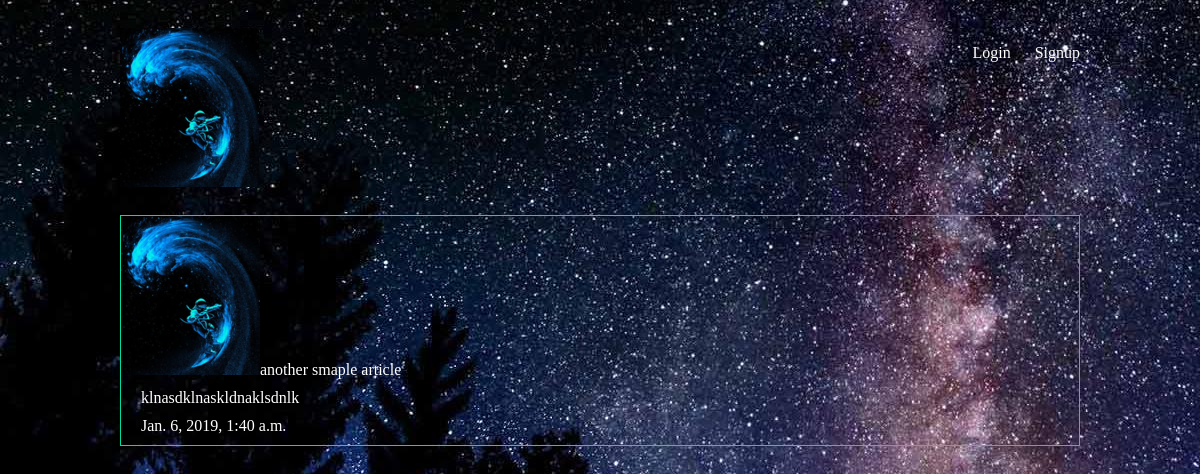
The page /articles/nlnasdlnasjdnajklsdn/ on the database its author committed.
### articles/models.py (models this page shows, shortened)
class Article(models.Model):
    title = models.CharField(max_length=100)
    slug = models.SlugField()
    body = models.TextField()
    date = models.DateTimeField(auto_now_add=True)
    thumb = models.ImageField(default='default.png', blank=True)
    author = models.ForeignKey(User, default=None, on_delete=models.PROTECT)

### articles/views.py (the view)
# urls.py: url(r'^(?P<slug>[\w-]+)/$', views.article_detail, name="detail"),
def article_detail(request, slug):
    article = Article.objects.get(slug=slug)
    return render(request, 'articles/article_detail.html', { 'article': article })

### articles/templates/articles/article_detail.html
{% extends 'base_layout.html' %}
{% block content %}
<div class="article-detail">
    <div class="article">
    	<img src="{{ article.thumb.url }}"
        <h2>{{ article.title }}</h2>
        <p>{{ article.body }}</p>
        <p>{{ article.date }}</p>
    </div>
</div>
{% endblock %}

### assets/styles.css (style rules this page uses)
body { background-color: #0f121f; background-image: url(/static/stars.png); background-repeat-y: no-repeat; color: #fff; }
body * { font-family: Ubuntu; }
.article { padding: 10px; border: 1px solid #00dba0; position: relative; padding-bottom: 40px; }
.article-detail .article { padding: 0; }
.article-detail .article img { max-width: 100%; }
.article-detail .article p { margin: 10px 20px }

### rows shown on the page
Article: thumb (picture), title "another smaple article", body "klnasdklnaskldnaklsdnlk", date "Jan. 6, 2019, 1:40 a.m."
